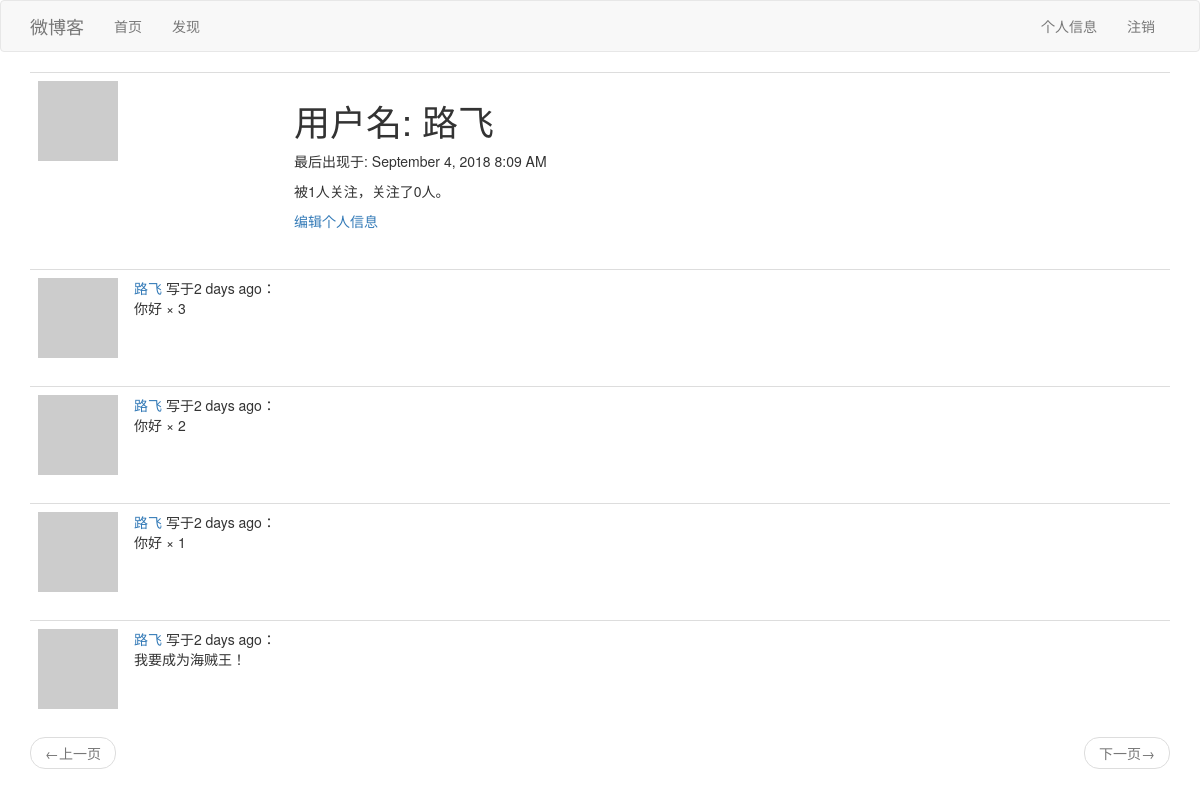
/user/路飞 (signed in), run on the app's committed database.
### app/models.py (models this page shows, shortened)
class User(UserMixin, db.Model):
    id = db.Column(db.Integer, primary_key=True)
    username = db.Column(db.String(64), index=True, unique=True)
    email = db.Column(db.String(120), index=True, unique=True)
    password_hash = db.Column(db.String(128))
    posts = db.relationship('Post', backref='author', lazy='dynamic')
    about_me = db.Column(db.String(140))
    last_seen = db.Column(db.DateTime, default=datetime.utcnow)
    followed = db.relationship(
        'User', secondary=followers,
        primaryjoin=(followers.c.follower_id == id),
        secondaryjoin=(followers.c.followed_id == id),
        backref=db.backref('followers', lazy='dynamic'),
        lazy='dynamic')
    def avatar(self, size):
        digest = md5(self.email.lower().encode('utf-8')).hexdigest()
        return 'https://www.gravatar.com/avatar/{}?d=robohash&s={}'.format(
            digest, size)

class Post(db.Model):
    id = db.Column(db.Integer, primary_key=True)
    body = db.Column(db.String(140))
    timestamp = db.Column(db.DateTime, index=True, default=datetime.utcnow)
    user_id = db.Column(db.Integer, db.ForeignKey('user.id'))

### app/routes.py (the view)
@app.route('/user/<username>')
@login_required
def user(username):
    user = User.query.filter_by(username=username).first_or_404()
    page = request.args.get('page', 1, type=int)
    posts = user.posts.order_by(Post.timestamp.desc()).paginate(
        page, app.config['POSTS_PER_PAGE'], False)
    next_url = url_for('index', page=posts.next_num) if posts.has_next else None
    prev_url = url_for('index', page=posts.prev_num) if posts.has_prev else None
    return render_template('user.html', user=user, posts=posts.items,
                           next_url=next_url, prev_url=prev_url)

### app/models.py (called while the page is built)
@login.user_loader
def load_user(id):
    return User.query.get(int(id))

### app/routes.py (called while the page is built)
@app.before_request
def before_request():
    if current_user.is_authenticated:
        current_user.last_seen = datetime.utcnow()
        db.session.commit()

### app/templates/user.html (shortened to what this page needs)
{% extends 'base.html' %}
{% block app_content %}
    <table class="table table-hover">
        <tr>
            <td width="256px"><img src="{{ user.avatar(256) }}"></td>
            <td>
                <h1>用户名: {{ user.username }}</h1>
                {% if user.last_seen %}
                    <p>最后出现于: {{ moment(user.last_seen).format('LLL') }}</p>
                {% endif %}
                <p>被{{ user.followers.count() }}人关注，关注了{{ user.followed.count() }}人。</p>
                {% if user == current_user %}
                    <p><a href="{{ url_for('edit_profile') }}">编辑个人信息</a></p>
                {% elif not current_user.is_following(user) %}
                    <p><a href="{{ url_for('follow', username=user.username) }}">关注</a></p>
                {% else %}
                    <p><a href="{{ url_for('unfollow', username=user.username) }}">取消关注</a></p>
                {% endif %}
            </td>
        </tr>
    </table>
    {% for post in posts %}
        {% include "_post.html" %}
    {% endfor %}
    <nav aria-label="...">
        <ul class="pager">
            <li class="previous{% if not prev_url %} disabled{% endif %}">
                <a href="{{ prev_url or '#' }}">
                    <span aria-hidden="true">&larr;</span>上一页
                </a>
            </li>
            <li class="next{% if not next_url %} disabled{% endif %}">
                <a href="{{ next_url or '#' }}">
                    下一页<span aria-hidden="true">&rarr;</span>
                </a>
            </li>
        </ul>
    </nav>
{% endblock %}

### app/templates/_post.html (shortened to what this page needs)
<table class="table table-hover">
    <tr>
        <td width="70px">
            <a href="{{ url_for('user', username=post.author.username) }}">
                <img src="{{ post.author.avatar(36) }}">
            </a>
        </td>
        <td>
            <a href="{{ url_for('user', username=post.author.username) }}">
                {{ post.author.username }}
            </a>
            写于{{ moment(post.timestamp).fromNow() }}：
            <br/>
            {{ post.body }}
        </td>
</table>

### data on the page
User: username "路飞", last_seen "September 4, 2018 8:09 AM"
Post: author.username "路飞", timestamp "2 days ago", body "你好 × 3"
Post: author.username "路飞", timestamp "2 days ago", body "你好 × 2"
Post: author.username "路飞", timestamp "2 days ago", body "你好 × 1"
Post: author.username "路飞", timestamp "2 days ago", body "我要成为海贼王！"

### other printed values
{{ user.followers.count() }} "1"
{{ user.followed.count() }} "0"
